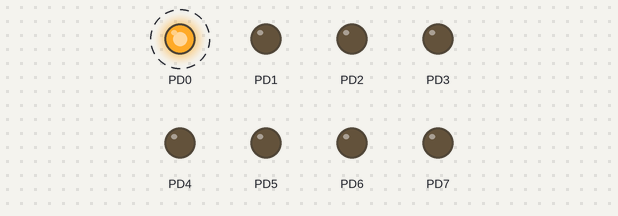
The program below on a simulated ATmega8, built with avr-gcc and emulated at 1 MHz. Parts: output pins drawn as LEDs (lit = HIGH). Dashed ring = blinking.

Above: at 0.2 s.
Timing chart, 0 to 3.0 s (numbered marks = the images above):
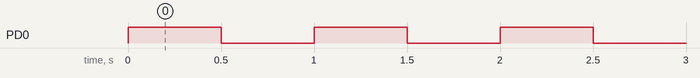

Measured:
- by itself, PD0: alternates HIGH for 0.50 s and LOW for 0.50 s

The program:

main.c
```c
/**
 * File:    main.c
 * Created: 21.06.2017
 * Author:  Dmitri G.
 * E-mail:  dimi615@pisem.net
 *
 * Simple C code - "Hello World" program ;)
 * For ATmega8a micro-controller running at 1MHz
 * Blinking the LED connected to Port PD0
 *
 */

 #define F_CPU 1000000L
 #include <avr/io.h>
 #include <util/delay.h>

// NOTE(DimiG): Main code is starting HERE

 int main(void)
 {
	 DDRD = 0xFF;
	 PORTD = 0b00000000;
	 while(1)
	 {
		 PORTD |= (1<<(PORTD0));
		 _delay_ms(500);
		 PORTD &= ~(1<<(PORTD0));
		 _delay_ms(500);
	 }
 }
```
